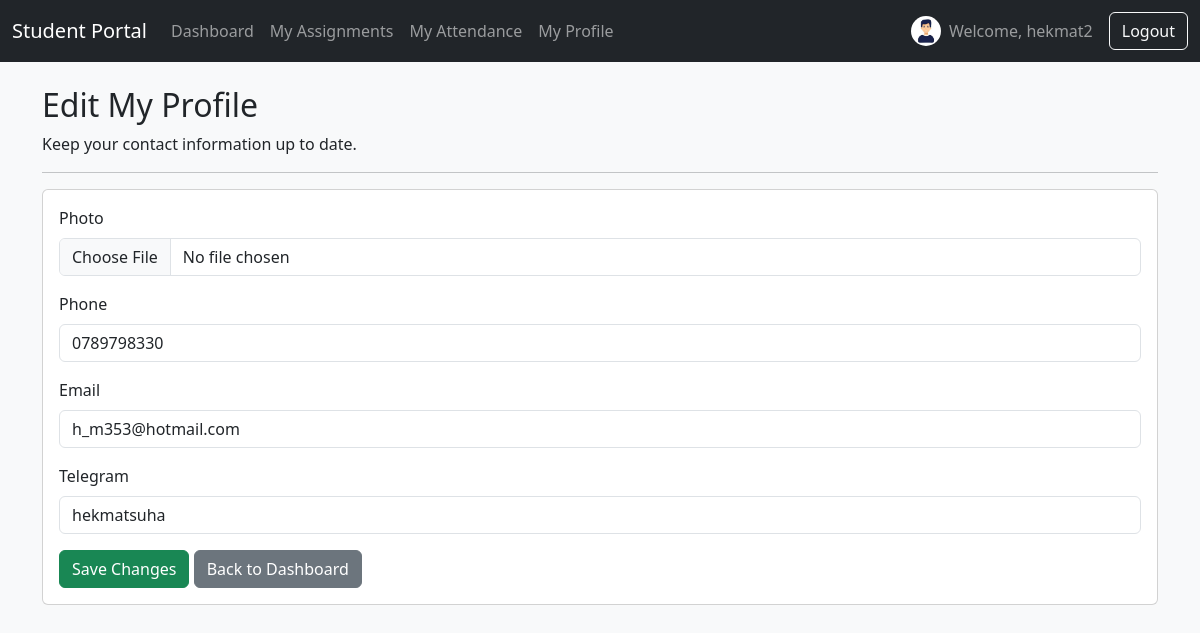
Page /portal/profile/ (signed in) on the committed database.
### students/models.py (models this page shows, shortened)
class Student(models.Model):
    user = models.OneToOneField(User, on_delete=models.SET_NULL, null=True, blank=True)
    full_name = models.CharField(max_length=255, verbose_name="Full Name")
    photo = models.ImageField(upload_to='student_photos/', null=True, blank=True, default='student_photos/default.png')
    group = models.ForeignKey(Group, on_delete=models.CASCADE, related_name="students", verbose_name="Group")
    phone = models.CharField(max_length=20, blank=True, null=True, verbose_name="Phone")
    email = models.EmailField(blank=True, null=True, verbose_name="Email")
    telegram = models.CharField(max_length=100, blank=True, null=True, verbose_name="Telegram")
    note = models.TextField(blank=True, null=True, verbose_name="Note")

### students/views.py (the view, shortened to what this page needs)
# urls.py: path('portal/profile/', views.StudentProfileView.as_view(), name='student-profile'),
class StudentProfileView(StudentRequiredMixin, UpdateView):
    model = Student
    fields = ['photo', 'phone', 'email', 'telegram']
    template_name = 'students/portal/profile.html'
    success_url = reverse_lazy('student-dashboard')
    def get_object(self, queryset=None):
        return self.student
    def get_form(self, form_class=None):
        form = super().get_form(form_class)
        form.fields['photo'].widget.attrs.update({'class': 'form-control'})
        form.fields['phone'].widget.attrs.update({'class': 'form-control'})
        form.fields['email'].widget.attrs.update({'class': 'form-control'})
        form.fields['telegram'].widget.attrs.update({'class': 'form-control'})
        return form

### students/context_processors.py (called while the page is built)
def student_profile_picture(request):
    if request.user.is_authenticated and not request.user.is_superuser:
        try:
            student = Student.objects.get(user=request.user)
            return {'student_photo_url': student.photo.url}
        except Student.DoesNotExist:
            return {}
    return {}

### students/views.py (called while the page is built)
    def dispatch(self, request, *args, **kwargs):
        if not request.user.is_authenticated:
            return self.handle_no_permission()
        if request.user.is_superuser:
            messages.warning(request, "This page is for students only.")
            return redirect('dashboard')
        try:
            self.student = Student.objects.get(user=request.user)
        except Student.DoesNotExist:
            logout(request)
            messages.error(request, "Your student profile could not be found. Please contact your teacher.")
            return redirect('login')
        return super().dispatch(request, *args, **kwargs)

### students/templates/students/portal/profile.html (shortened to what this page needs)
{% extends 'students/base.html' %}
{% block content %}
<h2>Edit My Profile</h2>
<p>Keep your contact information up to date.</p>
<hr>
<div class="card">
    <div class="card-body">
        <form method="post">
            {% for field in form %}
            <div class="mb-3">
                <label for="{{ field.id_for_label }}" class="form-label">{{ field.label }}</label>
                <input type="{{ field.field.widget.input_type }}" name="{{ field.name }}"
                       id="{{ field.id_for_label }}" class="form-control"
                       value="{{ field.value|default:'' }}">
            </div>
            {% endfor %}
            <button type="submit" class="btn btn-success">Save Changes</button>
            <a href="{% url 'student-dashboard' %}" class="btn btn-secondary">Back to Dashboard</a>
        </form>
    </div>
</div>
{% endblock %}

### students/templates/students/base.html (shortened to what this page needs)
<!DOCTYPE html>
<html lang="en">
  <head>
    <link
      href="https://cdn.jsdelivr.net/npm/bootstrap@5.3.2/dist/css/bootstrap.min.css"
      rel="stylesheet"
    />
    <link
      rel="stylesheet"
      href="https://cdn.jsdelivr.net/npm/bootstrap-icons@1.11.1/font/bootstrap-icons.css"
    />
  </head>
  <body class="bg-light">
    {% if user.is_authenticated %}
    <nav class="navbar navbar-expand-lg navbar-dark bg-dark">
        <div class="container-fluid">
            {% if user.is_superuser %}
                <a class="navbar-brand" href="{% url 'dashboard' %}">Teacher Dashboard</a>
            {% else %}
                <a class="navbar-brand" href="{% url 'student-dashboard' %}">Student Portal</a>
            {% endif %}
            <div class="collapse navbar-collapse" id="navbarNav">
                <ul class="navbar-nav me-auto mb-2 mb-lg-0">
                    {% if user.is_superuser %}
                        <li class="nav-item">
                            <a class="nav-link" href="{% url 'student-list' %}">Students</a>
                        </li>
                        <li class="nav-item">
                            <a class="nav-link" href="{% url 'group-list' %}">Groups</a>
                        </li>
                        <li class="nav-item">
                            <a class="nav-link" href="{% url 'assignment-list' %}">Assignments</a>
                        </li>
                        <li class="nav-item">
                            <a class="nav-link" href="{% url 'announcement-list' %}">Announcements</a>
                        </li>
                        <li class="nav-item">
                            <a class="nav-link" href="{% url 'attendance' %}">Attendance</a>
                        </li>
                    {% else %}
                        <li class="nav-item">
                            <a class="nav-link" href="{% url 'student-dashboard' %}">Dashboard</a>
                        </li>
                        <li class="nav-item">
                            <a class="nav-link" href="{% url 'student-assignments' %}">My Assignments</a>
                        </li>
                        <li class="nav-item">
                            <a class="nav-link" href="{% url 'student-attendance' %}">My Attendance</a>
                        </li>
                        <li class="nav-item">
                            <a class="nav-link" href="{% url 'student-profile' %}">My Profile</a>
                        </li>
                    {% endif %}
                </ul>
                {% if user.is_superuser %}
                    <span class="navbar-text me-3">
                        Welcome, {{ user.username }}
                    </span>
                {% else %}
                    <span class="navbar-text me-3 d-flex align-items-center">
                        {% if student_photo_url %}
                            <img src="{{ student_photo_url }}" class="rounded-circle me-2" alt="{{ user.username }}" width="30" height="30" style="object-fit: cover;">
                        {% endif %}
                        Welcome, {{ user.username }}
                    </span>
                {% endif %}
                <form action="{% url 'logout' %}" method="post" class="d-flex">
                    <button type="submit" class="btn btn-outline-light">Logout</button>
                </form>
            </div>
        </div>
    </nav>
    {% endif %}
    <main class="container mt-4">
       {% block content %}{% endblock %}
    </main>
  </body>
</html>

### rows in the picture
Student: phone "0789798330" "h_m353@hotmail.com" "hekmatsuha"

### other values in the picture
{{ user.username }} "hekmat2"
{{ field.label }} "Photo" "Phone" "Email" "Telegram"
